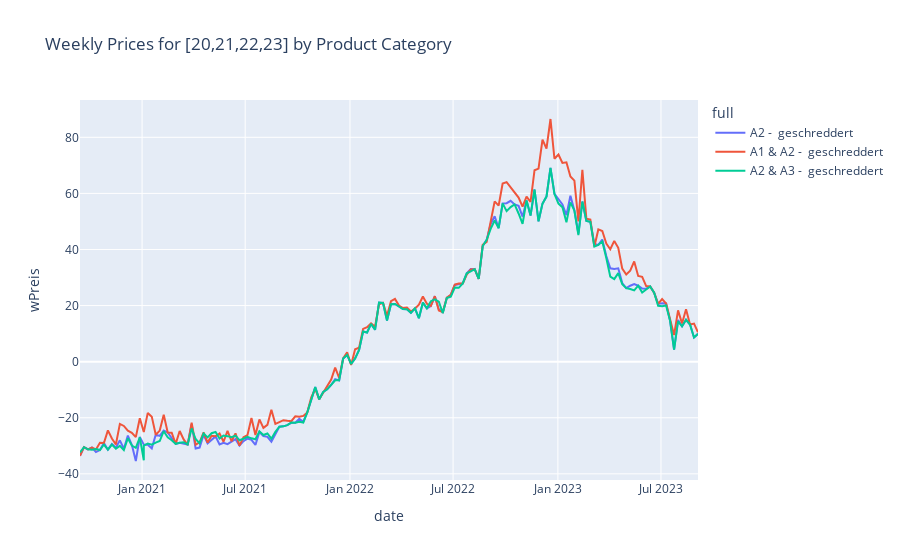

The code cell stored with this chart in its notebook:
### Markdown cell above
### Cluster '20', '21', '22', '23'

### Code cell
TS3 = df[(df['Plz'] == "['20', '21', '22', '23']")]

fig = px.line(TS3, x='date', y='wPreis', color='full', title='Weekly Prices for [20,21,22,23] by Product Category')
fig.show()

### Figure 1 — Plotly figure (JSON) as saved in the notebook; plotly's stock layout.template omitted (floating-point values rounded to 4 significant figures; data arrays with more than 128 entries replaced by an {"elided": "..."} marker saying what was removed)
{"data": [{"hovertemplate": "full=A2 -  geschreddert<br>date=%{x}<br>wPreis=%{y}<extra></extra>", "legendgroup": "A2 -  geschreddert", "line": {"color": "#636efa", "dash": "solid"}, "marker": {"symbol": "circle"}, "mode": "lines", "name": "A2 -  geschreddert", "orientation": "v", "showlegend": true, "type": "scatter", "x": {"elided": "156 str values"}, "xaxis": "x", "y": {"elided": "156 float values"}, "yaxis": "y"}, {"hovertemplate": "full=A1 & A2 -  geschreddert<br>date=%{x}<br>wPreis=%{y}<extra></extra>", "legendgroup": "A1 & A2 -  geschreddert", "line": {"color": "#EF553B", "dash": "solid"}, "marker": {"symbol": "circle"}, "mode": "lines", "name": "A1 & A2 -  geschreddert", "orientation": "v", "showlegend": true, "type": "scatter", "x": {"elided": "156 str values"}, "xaxis": "x", "y": {"elided": "156 float values"}, "yaxis": "y"}, {"hovertemplate": "full=A2 & A3 -  geschreddert<br>date=%{x}<br>wPreis=%{y}<extra></extra>", "legendgroup": "A2 & A3 -  geschreddert", "line": {"color": "#00cc96", "dash": "solid"}, "marker": {"symbol": "circle"}, "mode": "lines", "name": "A2 & A3 -  geschreddert", "orientation": "v", "showlegend": true, "type": "scatter", "x": {"elided": "157 str values"}, "xaxis": "x", "y": {"elided": "157 float values"}, "yaxis": "y"}], "layout": {"legend": {"title": {"text": "full"}, "tracegroupgap": 0}, "title": {"text": "Weekly Prices for [20,21,22,23] by Product Category"}, "xaxis": {"anchor": "y", "domain": [0, 1], "title": {"text": "date"}}, "yaxis": {"anchor": "x", "domain": [0, 1], "title": {"text": "wPreis"}}}}
